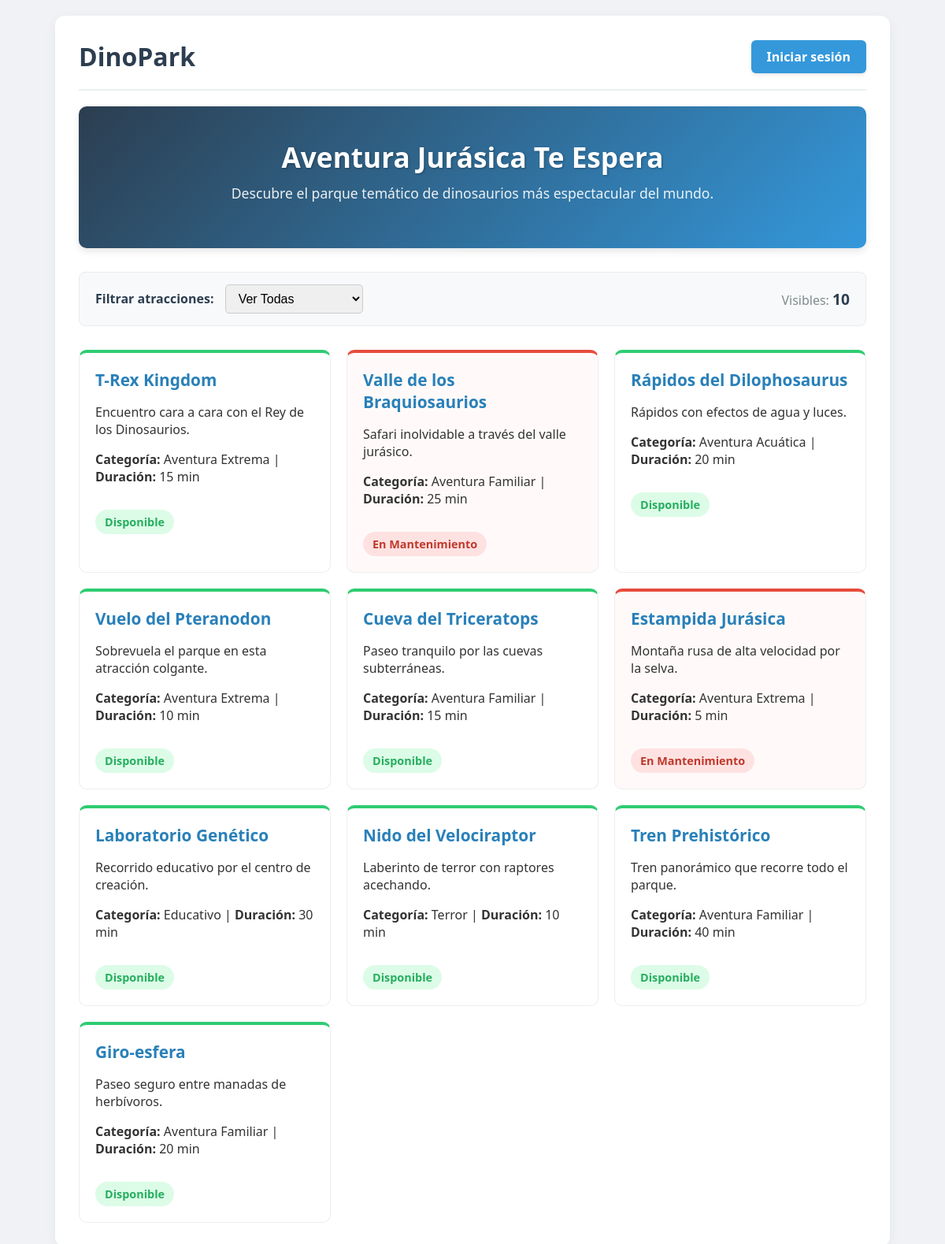
The page / on the database its author committed.
### tables this page shows
CREATE TABLE attractions (
    id INT AUTO_INCREMENT PRIMARY KEY,
    name VARCHAR(100) NOT NULL,
    description TEXT,
    maintenance TINYINT(1) DEFAULT 0,
    duration_minutes INT,
    min_height_cm INT,
    category VARCHAR(50)
);

### src/index.php (the view, shortened to what this page needs)
<?php
try {
    $db = Database::getInstance();
    $stmt = $db->query("SELECT * FROM attractions");
    $attractions = $stmt->fetchAll();
} catch (Exception $e) {
    die("Error de base de datos: " . $e->getMessage());
}
?>
<!DOCTYPE html>
<html lang="es">
<head>
</head>
<body>
<div class="container">
    <header>
        <h1>DinoPark</h1>
        <div class="nav-links">
            <?php if(isset($_SESSION['username'])): ?>
                <span>Hola, <?php echo htmlspecialchars($_SESSION['username']); ?></span>
                <a href="logout.php" class="logout">Salir</a>
                <a href="buy.php" class="login-btn">Comprar Entradas</a>
            <?php else: ?>
                <a href="login.php" class="login-btn">Iniciar sesión</a>
            <?php endif; ?>
        </div>
    </header>
    <div class="hero">
        <h2>Aventura Jurásica Te Espera</h2>
        <p>Descubre el parque temático de dinosaurios más espectacular del mundo.</p>
    </div>
    <div class="filter-container">
        <div>
            <label for="filter-maintenance" style="font-weight: bold; color: #2c3e50;">Filtrar atracciones:</label>
            <select id="filter-maintenance" style="margin-left: 10px;">
                <option value="all">Ver Todas</option>
            </select>
        </div>
        <p style="margin: 0; color: #7f8c8d;">Visibles: <strong id="attraction-count" style="color: #2c3e50; font-size: 1.2em;"><?php echo count($attractions); ?></strong></p>
    </div>
    <div id="attraction-list">
        <?php foreach ($attractions as $attraction): ?>
            <?php
                $isMaintenance = $attraction['maintenance'] ? 'true' : 'false';
                $cardClass = $attraction['maintenance'] ? 'maintenance-true' : 'maintenance-false';
            ?>
            <div class="attraction-card <?php echo $cardClass; ?>" data-maintenance="<?php echo $isMaintenance; ?>">
                <h3><?php echo htmlspecialchars($attraction['name']); ?></h3>
                <p><?php echo htmlspecialchars($attraction['description']); ?></p>
                <p><strong>Categoría:</strong> <?php echo htmlspecialchars($attraction['category']); ?> | <strong>Duración:</strong> <?php echo $attraction['duration_minutes']; ?> min</p>
                <?php if ($attraction['maintenance']): ?>
                    <span class="status-badge status-maintenance">En Mantenimiento</span>
                <?php else: ?>
                    <span class="status-badge status-available">Disponible</span>
                <?php endif; ?>
            </div>
        <?php endforeach; ?>
    </div>
</div>
</body>
</html>

### src/index.php (style rules this page uses)
body { font-family: 'Segoe UI', Tahoma, Geneva, Verdana, sans-serif; background-color: #f0f2f5; color: #333; margin: 0; padding: 20px; }
.container { max-width: 1000px; margin: auto; background: white; padding: 30px; border-radius: 12px; box-shadow: 0 4px 15px rgba(0,0,0,0.05); }
h1 { color: #2c3e50; margin: 0; }
header { display: flex; justify-content: space-between; align-items: center; border-bottom: 2px solid #ecf0f1; padding-bottom: 20px; margin-bottom: 20px; }
.hero { background: linear-gradient(135deg, #2c3e50, #3498db); padding: 40px 20px; border-radius: 10px; color: white; text-align: center; margin-bottom: 30px; box-shadow: 0 4px 10px rgba(0,0,0,0.1); }
.hero h2 { margin: 0; font-size: 2.2em; text-shadow: 1px 1px 3px rgba(0,0,0,0.3); }
.hero p { font-size: 1.1em; opacity: 0.9; margin-top: 10px; }
.filter-container { margin-bottom: 30px; display: flex; justify-content: space-between; align-items: center; background: #f8f9fa; padding: 15px 20px; border-radius: 8px; border: 1px solid #e9ecef; }
.filter-container select { padding: 8px 12px; border-radius: 5px; border: 1px solid #ccc; font-size: 16px; outline: none; }
#attraction-list { display: grid; grid-template-columns: repeat(auto-fill, minmax(280px, 1fr)); gap: 20px; }
.attraction-card { border: 1px solid #eee; padding: 20px; border-radius: 10px; transition: transform 0.2s, box-shadow 0.2s; background: white; }
.attraction-card h3 { margin-top: 0; color: #2980b9; font-size: 1.3em; margin-bottom: 10px; }
.maintenance-true { border-top: 4px solid #e74c3c; background: #fffaf9; }
.maintenance-false { border-top: 4px solid #2ecc71; }
.status-badge { font-weight: bold; padding: 6px 12px; border-radius: 20px; display: inline-block; margin-top: 15px; font-size: 0.9em; }
.status-maintenance { background: #fee2e2; color: #c0392b; }
.status-available { background: #dcfce7; color: #27ae60; }
.login-btn { display: inline-block; background: #3498db; color: white; padding: 10px 20px; text-decoration: none; border-radius: 6px; font-weight: bold; transition: background 0.3s; box-shadow: 0 2px 5px rgba(0,0,0,0.1); }

### rows shown on the page
attractions: name "T-Rex Kingdom", description "Encuentro cara a cara con el Rey de los Dinosaurios.", category "Aventura Extrema", duration_minutes "15", maintenance "Disponible"
attractions: name "Valle de los Braquiosaurios", description "Safari inolvidable a través del valle jurásico.", category "Aventura Familiar", duration_minutes "25", maintenance "En Mantenimiento"
attractions: name "Rápidos del Dilophosaurus", description "Rápidos con efectos de agua y luces.", category "Aventura Acuática", duration_minutes "20", maintenance "Disponible"
attractions: name "Vuelo del Pteranodon", description "Sobrevuela el parque en esta atracción colgante.", category "Aventura Extrema", duration_minutes "10", maintenance "Disponible"
attractions: name "Cueva del Triceratops", description "Paseo tranquilo por las cuevas subterráneas.", category "Aventura Familiar", duration_minutes "15", maintenance "Disponible"
attractions: name "Estampida Jurásica", description "Montaña rusa de alta velocidad por la selva.", category "Aventura Extrema", duration_minutes "5", maintenance "En Mantenimiento"
attractions: name "Laboratorio Genético", description "Recorrido educativo por el centro de creación.", category "Educativo", duration_minutes "30", maintenance "Disponible"
attractions: name "Nido del Velociraptor", description "Laberinto de terror con raptores acechando.", category "Terror", duration_minutes "10", maintenance "Disponible"
attractions: name "Tren Prehistórico", description "Tren panorámico que recorre todo el parque.", category "Aventura Familiar", duration_minutes "40", maintenance "Disponible"
attractions: name "Giro-esfera", description "Paseo seguro entre manadas de herbívoros.", category "Aventura Familiar", duration_minutes "20", maintenance "Disponible"

### other values the page prints
count($attractions) "10"
